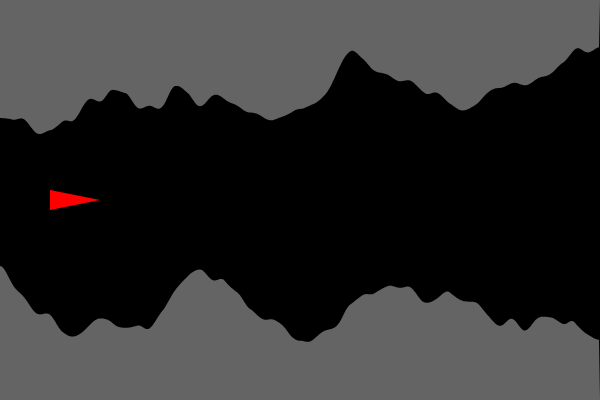
Frame 1 (no input)
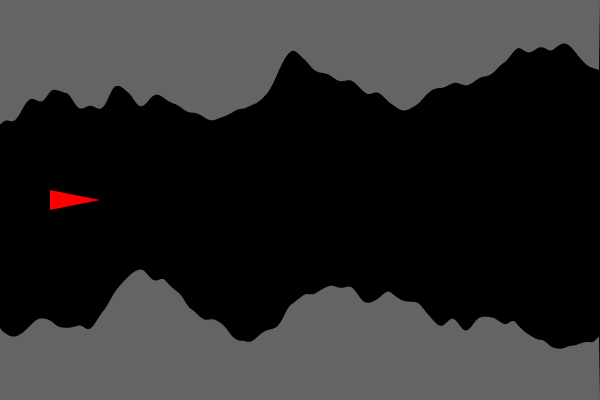
Frame 60 (no input)
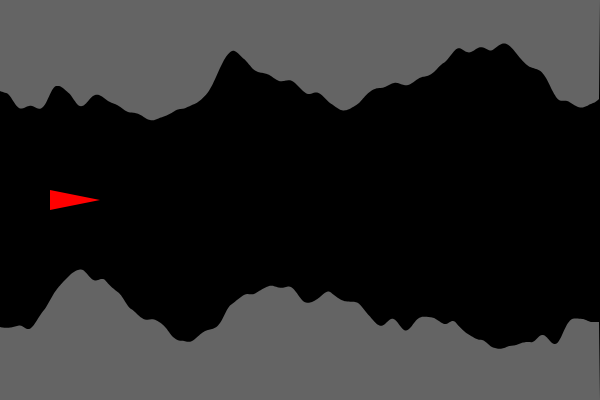
Frame 120 (the mouse pressed at the canvas centre since frame 60)

The p5.js sketch that drew these frames (run headless with seeded random() and noise() and a simulated clock; from frame 60 on, the mouse is pressed at the canvas centre):

// p5.js sketch
// ── sketch.js
var space_ship;
var mountain;
class spaceShip {
  constructor(x, y) {
    this.x = x;
    this.y = y;
    this.direction = 0;
  }
  draw() {
    fill(255, 0, 0);
    triangle(this.x, this.y, this.x - 50, this.y - 10, this.x - 50, this.y + 10);
  }
  move() {
    this.y += this.direction;
    this.y = constrain(this.y, 0, height);
  }
  keyPressed() {
    if (key == 'W') {
      this.direction = -2;
    }
    if (key == 'S') {
      this.direction = 2;
    }
  }
  keyReleased() {
    this.direction = 0;
  }
}

class endlessMountain {
  constructor(start_x, start_y, end_x, end_y, height, inc, incV) {
    this.start_x = start_x;
    this.start_y = start_y;
    this.end_x = end_x;
    this.end_y = end_y;
    this.height = height;
    this.inc = inc;
    this.incV = incV;
  }

  draw() {
    noStroke();
    fill(100);
    beginShape();
    vertex(this.start_x, this.start_y);
    for (let i = 0; i < width; i++) {
      vertex(i, this.generateNoise(i));
    }
    vertex(this.end_x, this.end_y);
    endShape();
  }
  generateNoise(input) {
    var n = noise(input * 0.01 + this.inc);
    var y = map(n, 0, 1, this.start_y, this.end_y + this.height);
    if (this.inversed) return y;
    else return y;
  }
  update() {
    this.inc += this.incV;
  }
  checkCollision(space_ship) {
    var Threshold = this.generateNoise(space_ship.x);
    if (this.height < 0) {
      if (space_ship.y > Threshold) {
        this.gameOver();
      }
    }
    if (this.height > 0) {
      if (space_ship.y < Threshold) {
        this.gameOver();
      }
    }
  }
  gameOver() {
    fill(255);
    textSize(32);
    textAlign(CENTER);
    text('Game Over', width / 2, height / 2);
    noLoop();
  }
}

function setup() {
  createCanvas(600, 400);
  increase = 0;
  space_ship = new spaceShip(100, height / 2);
  mountainDown = new endlessMountain(0, height, width, height, -200, 0, 0.01);
  mountainUp = new endlessMountain(0, 0, width, 0, 200, 153918, 0.01);
}

function draw() {
  background(0);
  mountainDown.draw();
  mountainDown.update();
  mountainUp.draw();
  mountainUp.update();
  space_ship.draw();
  space_ship.move();
  mountainDown.checkCollision(space_ship);
  mountainUp.checkCollision(space_ship);
}
function keyPressed() {
  space_ship.keyPressed();
}
function keyReleased() {
  space_ship.keyReleased();
}
